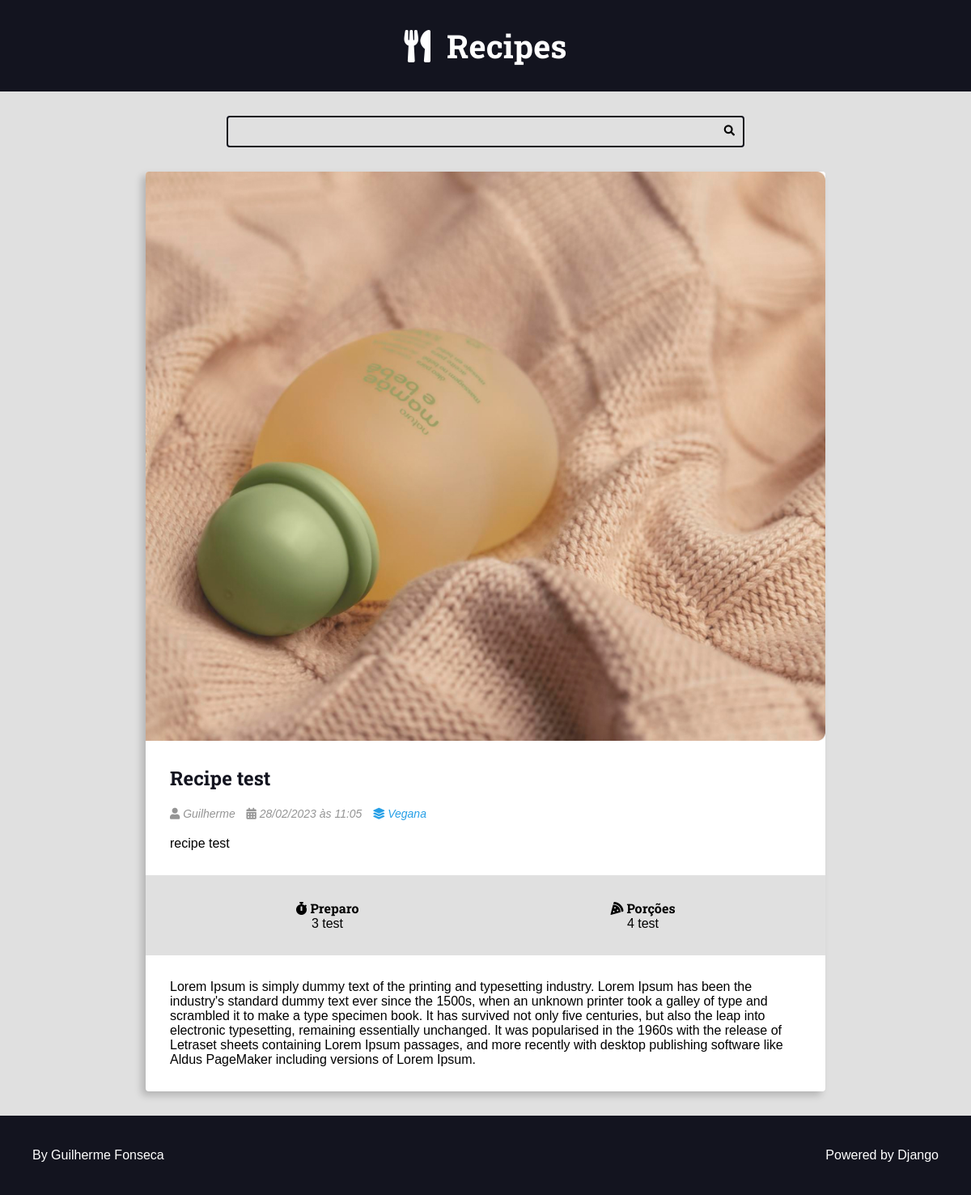
Page /recipes/1/ on the committed database.
### recipes/models.py (models this page shows, shortened)
class Recipe(models.Model):
    title = models.CharField(max_length=65)
    description = models.CharField(max_length=165)
    slug = models.SlugField()
    preparation_time = models.IntegerField()
    preparation_time_unit = models.CharField(max_length=65)
    servings = models.IntegerField()
    servings_unit = models.CharField(max_length=65)
    preparation_steps = models.TextField()
    preparation_steps_is_html = models.BooleanField(default=False)
    created_at = models.DateTimeField(auto_now_add=True)
    update_at = models.DateTimeField(auto_now=True)
    is_published = models.BooleanField(default=False)
    cover = models.ImageField(upload_to='recipes/cover/%Y/%m/%d/')
    category = models.ForeignKey(Category, on_delete=models.SET_NULL, null=True, blank=True, default=None)
    author = models.ForeignKey(User, on_delete=models.SET_NULL, null=True)

class Category(models.Model):
    name = models.CharField(max_length=65)

### recipes/views.py (the view)
# urls.py: path("recipes/<int:id>/", views.recipe, name="recipe"),
def recipe(request, id):
    recipe = get_object_or_404(
        Recipe,
        pk=id,
        is_published=True,
    )
    return render(
        request,
        "recipes/pages/recipe-view.html",
        context={
            "recipe": recipe,
            "is_detail_page": True,
        },
    )

### recipes/templates/recipes/pages/recipe-view.html (shortened to what this page needs)
{%extends 'global/base.html' %}
{%block content%}
    <div class="main-content main-content-detail container">
        {% include 'recipes/partials/recipe.html' %}
    </div>
{%endblock%}

### recipes/templates/recipes/partials/recipe.html (shortened to what this page needs)
<div class="recipe recipe-list-item">
    <div class="recipe-cover">
        <a href="{% url 'recipes:recipe' recipe.id %}">
            <img src="{{ recipe.cover.url }}" alt="Temporário">
        </a>
    </div>
    <div class="recipe-title-container">
        <h2 class="recipe-title">
            <a href="{% url 'recipes:recipe' recipe.id %}">
                {{ recipe.title }}
            </a>
        </h2>
    </div>
    <div class="recipe-author">
        {%if recipe.author is not None %}
        <span class="recipe-author-item">
            <i class="fas fa-user"></i>
            {%if recipe.author.first_name %}
            {{ recipe.author.first_name }} {{ recipe.author.last_name }}
            {% else %}
            {{recipe.author.username}}
            {%endif%}
        </span>
        {%endif%}
        <span class="recipe-author-item">
            <i class="fas fa-calendar-alt"></i>
            {{ recipe.created_at|date:"d/m/Y" }} às {{ recipe.created_at|date:"H:i" }}
        </span>
        {%if recipe.category is not None%}
        <span class="recipe-author-item">
            <a href="{% url 'recipes:category' recipe.category.id%}">
                <i class="fas fa-layer-group"></i>
                <span>{{ recipe.category.name }}</span>
            </a>
        </span>
        {%endif%}
    </div>
    <div class="recipe-content">
        <p>{{ recipe.description }}</p>
    </div>
    <div class="recipe-meta-container">
        <div class="recipe-meta recipe-preparation">
            <h3 class="recipe-meta-title"><i class="fas fa-stopwatch"></i> Preparo</h3>
            <div class="recipe-meta-text">
                {{ recipe.preparation_time }} {{ recipe.preparation_time_unit }}
            </div>
        </div>
        <div class="recipe-meta recipe-servings">
            <h3 class="recipe-meta-title"><i class="fas fa-pizza-slice"></i> Porções</h3>
            <div class="recipe-meta-text">
                {{ recipe.servings }} {{ recipe.servings_unit }}
            </div>
        </div>
    </div>
{% if is_detail_page is True %}
    <div class="preparation-steps">
        {%if recipe.preparation_steps_is_html is True %}
            {{ recipe.preparation_steps|safe }}
        {% else %}
            {{ recipe.preparation_steps|linebreaksbr }}
        {% endif %}
        </div>
{% endif %}
</div>

### recipes/static/recipes/css/styles.css (style rules this page uses)
:root { --color-primary: #269fe6; --color-primary-hover: #2086c2; --color-primary-dark: #13141f; --color-primary-dark-hover: #212336; --color-primary-light: #d4ecfa; --color-primary-light-hover: #bdd8e7; --color-white: #fff; --color-black: #000; --color-dark-text: #444; --color-info-light: #cce5ff; --color-debug-light: #cce5ff; --color-success-light: #d4edda; --color-alert-light: #fff3cd; --color-warning-light: #fff3cd; --color-error-light: #f8d7da; --color-info-dark: #4d86c4; --color-debug-dark: #4d86c4; --color-success-dark: #4a9c5d; --color-alert-dark: #927f40; --color-warning-dark: #927f40; --color-error-dark: #da525d; --color-gray-0: #f9f9f9; --color-gray-1: #e0e0e0; --color-gray-2: #c7c7c7; --color-gray-3: #aeaeae; --color-gray-4: #959595; --color-gray-5: #7d7d7d; --color-gray-6: #646464; --color-gray-7: #4b4b4b; --color-gray-8: #323232; --color-gray-9: #191919; --font-primary: sans-serif; --font-headings: 'Roboto Slab', serif; --spacing-gutter-medium: 3rem; --spacing-gutter-large: 4rem; }
* { padding: 0; margin: 0; box-sizing: border-box; }
html { font-size: 62.5%; }
h1, h2, h3, h4, h5, h6 { font-family: var(--font-headings); }
.container { margin: 0 auto; max-width: 144rem; padding: var(--spacing-gutter-medium); }
.main-content { padding-top: 0; }
.recipe { background: var(--color-white); box-shadow: -5px 5px 10px rgba(0, 0, 0, .2); transform: scale(1); transition: all 300ms ease-in-out; border-radius: .4rem; overflow: hidden; }
.recipe img { max-width: 100%; }
.recipe-list-item { max-width: 64rem; height: fit-content; }
.recipe-title-container { padding: var(--spacing-gutter-medium); padding-bottom: 2rem; }
.recipe-author { padding: 0 var(--spacing-gutter-medium); }
.recipe-content { padding: var(--spacing-gutter-medium); padding-top: 2rem; }
.recipe-title-container a { text-decoration: none; color: var(--color-primary-dark); }
.recipe-author-item { color: var(--color-gray-4); margin-right: 1rem; font-style: italic; font-size: 1.4rem; }
.recipe-author a { color: var(--color-primary); transition: all 300ms ease-in-out; text-decoration: none; }
.recipe-meta-container { display: flex; flex-flow: row wrap; padding: var(--spacing-gutter-medium); background: var(--color-gray-1); }
.recipe-meta { display: flex; flex-flow: column nowrap; flex-shrink: 1; flex-grow: 1; text-align: center; }
.recipe-meta-title { font-size: 1.6rem; }
.preparation-steps { padding: var(--spacing-gutter-medium); }
.main-content-detail .recipe-list-item { max-width: 84rem; margin: 0 auto; }

### rows in the picture
Recipe: cover (picture), title "Recipe test", author.username "Guilherme", created_at "28/02/2023", created_at "11:05", category.name "Vegana", description "recipe test", preparation_time "3", preparation_time_unit "test", servings "4", servings_unit "test", preparation_steps "Lorem Ipsum is simply dummy text of the printing and typesetting industry. Lorem Ipsum has been the industry's standard dummy text ever since the 1500s, when an unknown printer took a galley of type and scrambled it to make a type specimen book. It has survived not only five centuries, but also the leap into electronic typesetting, remaining essentially unchanged. It was popularised in the 1960s with the release of Letraset sheets containing Lorem Ipsum passages, and more recently with desktop publishing software like Aldus PageMaker including versions of Lorem Ipsum."
